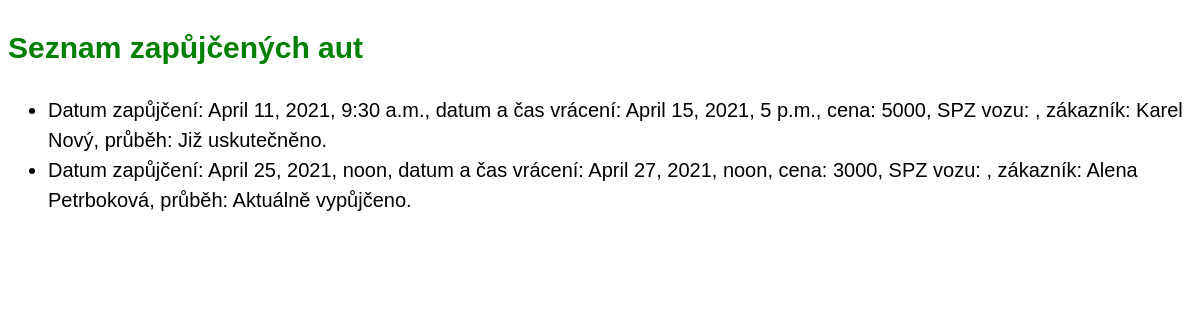
The app's page /katalog/vypujcka/ with its own data.
### katalog/models.py (models this page shows)
class Vypujcka(models.Model):
  zacatek = models.DateTimeField()
  konec = models.DateTimeField()
  cena = models.IntegerField()
  auto = models.ForeignKey(Seznam, on_delete=models.SET_NULL, null=True)
  zakaznik = models.ForeignKey(Zakaznik, on_delete=models.SET_NULL, null=True)
  @property
  def okamzik(self):
    self.now = datetime.datetime.now()
    self.now = pytz.utc.localize(self.now)
    if self.now > self.konec:
      return("Již uskutečněno.")
    elif self.now >= self.zacatek:
      return("Aktuálně vypůjčeno.")
    elif self.now < self.zacatek:
      return("Bude uskutečněno v budoucnu.")

class Zakaznik(models.Model):
  typy_programu = (
    ("B", "Běžný zákazník"),
    ("Z", "Zlatý program"),
    ("P", "Platinový program"),
  )
  jmeno = models.CharField(max_length=100)
  prijmeni = models.CharField(max_length=100)
  ridicak = models.CharField(max_length=100)
  datum_narozeni = models.DateField()
  program = models.CharField(max_length=1, choices=typy_programu, null=True)
  def __str__(self):
    return self.jmeno.__str__() + " " + self.prijmeni.__str__()

### katalog/views.py (the view)
# urls.py: path("vypujcka/", views.VypujckaView.as_view(), name="vypujcka"),
class VypujckaView(ListView):
    model = models.Vypujcka
    template_name = "katalog/vypujcka_list.html"

### templates/katalog/vypujcka_list.html (shortened to what this page needs)
<!DOCTYPE html>
<html lang="cs">
<head>
</head>
<body>
<h2>Seznam zapůjčených aut</h2>
{% block content %}
<ul>
    {% for zaznam in object_list %}
        <li>Datum zapůjčení: {{ zaznam.zacatek }}, datum a čas vrácení: {{ zaznam.konec }},
            cena: {{ zaznam.cena}}, SPZ vozu: {{zaznam.seznam}}, zákazník: {{zaznam.zakaznik}},
            průběh: {{zaznam.okamzik}}</li>
    {% empty %}
        <li>Neevidujeme žádný záznam.</li>
    {% endfor %}
</ul>
{% endblock %}
</body>
</html>

### templates/katalog/vypujcka_list.html (style rules this page uses)
body { color: black; font-family: Arial, Helvetica, sans-serif; font-size: 20px; line-height: 1.5; }
h1,h2 { color: green; font-family: Arial, Helvetica, sans-serif; }

### records on screen
Vypujcka: zacatek "April 11, 2021, 9:30 a.m.", konec "April 15, 2021, 5 p.m.", cena "5000", zakaznik "Karel Nový", okamzik "Již uskutečněno."
Vypujcka: zacatek "April 25, 2021, noon", konec "April 27, 2021, noon", cena "3000", zakaznik "Alena Petrboková", okamzik "Aktuálně vypůjčeno."
